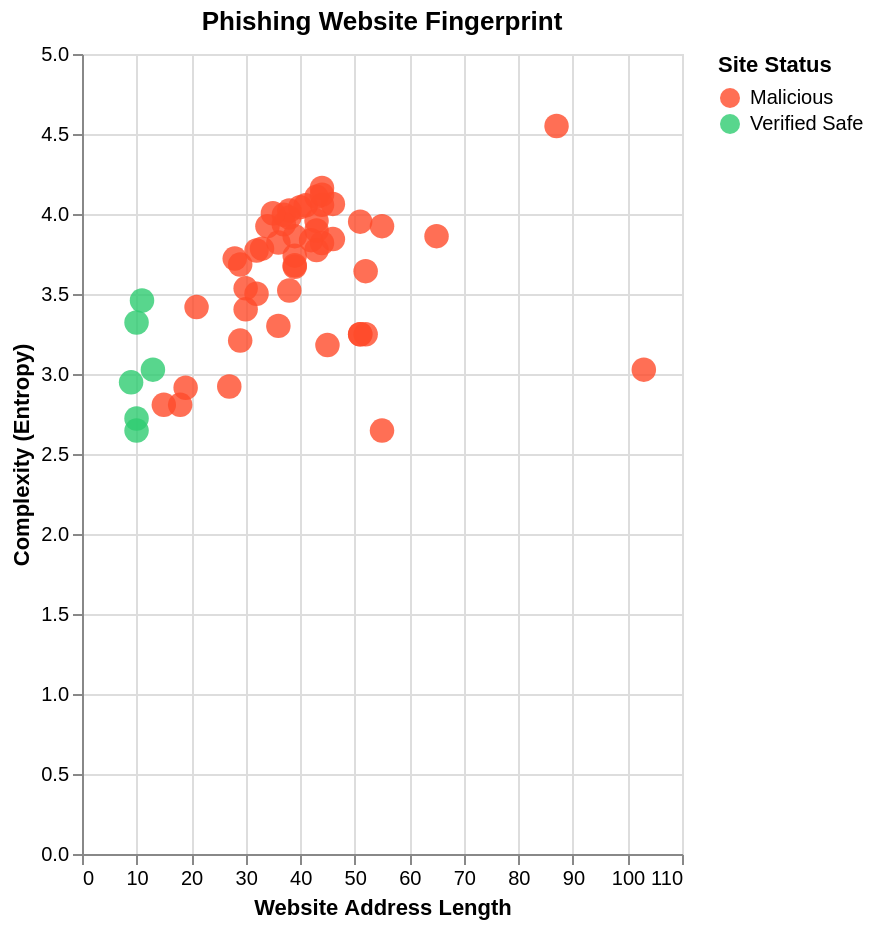

Write the Vega-Lite specification saved for this chart.
### Vega-Lite specification from a JSON file in a GitHub repository (floating-point values rounded to 4 significant figures)
{"config": {"view": {"continuousWidth": 300, "continuousHeight": 300}}, "data": {"name": "data-2d7337b73eca55fe3490e34d8e2fe7b1"}, "mark": {"type": "circle", "opacity": 0.8, "size": 150}, "encoding": {"color": {"field": "type", "legend": {"title": "Site Status"}, "scale": {"domain": ["Malicious", "Verified Safe"], "range": ["#ff4b2b", "#2ecc71"]}, "type": "nominal"}, "tooltip": [{"field": "website", "type": "nominal"}, {"field": "randomness_score", "type": "quantitative"}, {"field": "length", "type": "quantitative"}], "x": {"field": "length", "title": "Website Address Length", "type": "quantitative"}, "y": {"field": "randomness_score", "title": "Complexity (Entropy)", "type": "quantitative"}}, "height": 400, "params": [{"name": "param_1e9efca18e7a2868", "select": {"type": "interval", "encodings": ["x", "y"]}, "bind": "scales"}], "title": "Phishing Website Fingerprint", "width": "container", "$schema": "https://vega.github.io/schema/vega-lite/v5.json", "datasets": {"data-2d7337b73eca55fe3490e34d8e2fe7b1": [{"website": "https://pedagiodigital-auto.com/ate...", "length": 52, "randomness_score": 3.642, "type": "Malicious"}, {"website": "http://sso-en-ca-netcoins-com-nav-a...", "length": 51, "randomness_score": 3.952, "type": "Malicious"}, {"website": "https://ckoinsquayrelogin.webflow.i...", "length": 37, "randomness_score": 3.995, "type": "Malicious"}, {"website": "http://www.instagram-clone-lime.ver...", "length": 43, "randomness_score": 3.957, "type": "Malicious"}, {"website": "https://kucologinn.webflow.io/", "length": 30, "randomness_score": 3.535, "type": "Malicious"}, {"website": "http://www.netflix-clone-six-black....", "length": 46, "randomness_score": 4.063, "type": "Malicious"}, {"website": "http://bafybeigbqwmxazxynaputje3qz5...", "length": 87, "randomness_score": 4.55, "type": "Malicious"}, {"website": "http://bitmartloginx.webflow.io/", "length": 32, "randomness_score": 3.772, "type": "Malicious"}, {"website": "https://kuocoinlognco.godaddysites....", "length": 39, "randomness_score": 3.74, "type": "Malicious"}, {"website": "http://www.kuocoinlognco.godaddysit...", "length": 42, "randomness_score": 3.837, "type": "Malicious"}, {"website": "https://shopeeid0277.blogspot.com/", "length": 34, "randomness_score": 3.924, "type": "Malicious"}, {"website": "https://www.shopeeid0277.blogspot.c...", "length": 38, "randomness_score": 3.978, "type": "Malicious"}, {"website": "https://verifyhub.agency-partner-ma...", "length": 44, "randomness_score": 4.058, "type": "Malicious"}, {"website": "https://spotify-clone-sepia-nine.ve...", "length": 44, "randomness_score": 3.819, "type": "Malicious"}, {"website": "https://gemini.jerryfage.top/", "length": 29, "randomness_score": 3.684, "type": "Malicious"}, {"website": "https://www.elglobomalaga.es/", "length": 29, "randomness_score": 3.209, "type": "Malicious"}, {"website": "https://site-aic91fv1h.godaddysites...", "length": 40, "randomness_score": 4.042, "type": "Malicious"}, {"website": "http://www.site-aic91fv1h.godaddysi...", "length": 43, "randomness_score": 4.107, "type": "Malicious"}, {"website": "https://www.gnigginnladgu.godaddysi...", "length": 43, "randomness_score": 3.775, "type": "Malicious"}, {"website": "https://gnigginnladgu.godaddysites....", "length": 39, "randomness_score": 3.67, "type": "Malicious"}, {"website": "https://ncloneapp.netlify.app/", "length": 30, "randomness_score": 3.404, "type": "Malicious"}, {"website": "http://effulgent-phoenix-778ccd.net...", "length": 44, "randomness_score": 4.163, "type": "Malicious"}, {"website": "https://www.robiox.com.py/users/358...", "length": 52, "randomness_score": 3.248, "type": "Malicious"}, {"website": "https://booking-clone-next-js.verce...", "length": 41, "randomness_score": 4.054, "type": "Malicious"}, {"website": "http://www.booking-clone-next-js.ve...", "length": 44, "randomness_score": 4.121, "type": "Malicious"}, {"website": "http://rogerlicentree.github.io/Rog...", "length": 38, "randomness_score": 3.522, "type": "Malicious"}, {"website": "http://a1.1faw.com/", "length": 19, "randomness_score": 2.914, "type": "Malicious"}, {"website": "http://www.netflix-clone-coral-ten....", "length": 46, "randomness_score": 3.843, "type": "Malicious"}, {"website": "http://hgbm.se/", "length": 15, "randomness_score": 2.807, "type": "Malicious"}, {"website": "https://gb-hochbau.cc/Vergabe/Porta...", "length": 103, "randomness_score": 3.027, "type": "Malicious"}, {"website": "http://www.robiox.com.py/users/2170...", "length": 51, "randomness_score": 3.248, "type": "Malicious"}, {"website": "https://changepasswordd.com/", "length": 28, "randomness_score": 3.722, "type": "Malicious"}, {"website": "http://hgbm.se/de/", "length": 18, "randomness_score": 2.807, "type": "Malicious"}, {"website": "http://roblox.com.ge/users/35670831...", "length": 45, "randomness_score": 3.181, "type": "Malicious"}, {"website": "https://ilogin-robinhood.gitbook.io...", "length": 36, "randomness_score": 3.301, "type": "Malicious"}, {"website": "http://sso-netcoins-com-ca-auth.web...", "length": 43, "randomness_score": 3.897, "type": "Malicious"}, {"website": "https://stellarbegonia-hu.netlify.a...", "length": 38, "randomness_score": 4.021, "type": "Malicious"}, {"website": "http://kucoin-login-authh.webflow.i...", "length": 37, "randomness_score": 3.935, "type": "Malicious"}, {"website": "http://www.5mp.eu/fajlok2/igacpt/in...", "length": 55, "randomness_score": 2.646, "type": "Malicious"}, {"website": "https://linkurl.pk/iSpq6EdU", "length": 27, "randomness_score": 2.922, "type": "Malicious"}, {"website": "https://self-care.it/", "length": 21, "randomness_score": 3.418, "type": "Malicious"}, {"website": "http://pub-3ccb5fff62854f25b35afbde...", "length": 65, "randomness_score": 3.862, "type": "Malicious"}, {"website": "http://jokersec0120.github.io/visit", "length": 35, "randomness_score": 4.005, "type": "Malicious"}, {"website": "http://om472739-dotcom.github.io/se...", "length": 55, "randomness_score": 3.924, "type": "Malicious"}, {"website": "http://docs-trezoon-cdni.webflow.io...", "length": 36, "randomness_score": 3.821, "type": "Malicious"}, {"website": "http://loginkkuicoin.webflow.io/", "length": 32, "randomness_score": 3.502, "type": "Malicious"}, {"website": "http://portal-ndx-io-loggin.webflow...", "length": 39, "randomness_score": 3.861, "type": "Malicious"}, {"website": "http://www.robiox.com.py/users/3746...", "length": 51, "randomness_score": 3.248, "type": "Malicious"}, {"website": "http://ecommerce-clone-ashy.vercel....", "length": 39, "randomness_score": 3.68, "type": "Malicious"}, {"website": "http://bitmartalogins.webflow.io/", "length": 33, "randomness_score": 3.783, "type": "Malicious"}, {"website": "google.com", "length": 10, "randomness_score": 2.646, "type": "Verified Safe"}, {"website": "apple.com", "length": 9, "randomness_score": 2.948, "type": "Verified Safe"}, {"website": "github.com", "length": 10, "randomness_score": 3.322, "type": "Verified Safe"}, {"website": "microsoft.com", "length": 13, "randomness_score": 3.027, "type": "Verified Safe"}, {"website": "amazon.com", "length": 10, "randomness_score": 2.722, "type": "Verified Safe"}, {"website": "netflix.com", "length": 11, "randomness_score": 3.459, "type": "Verified Safe"}]}}
